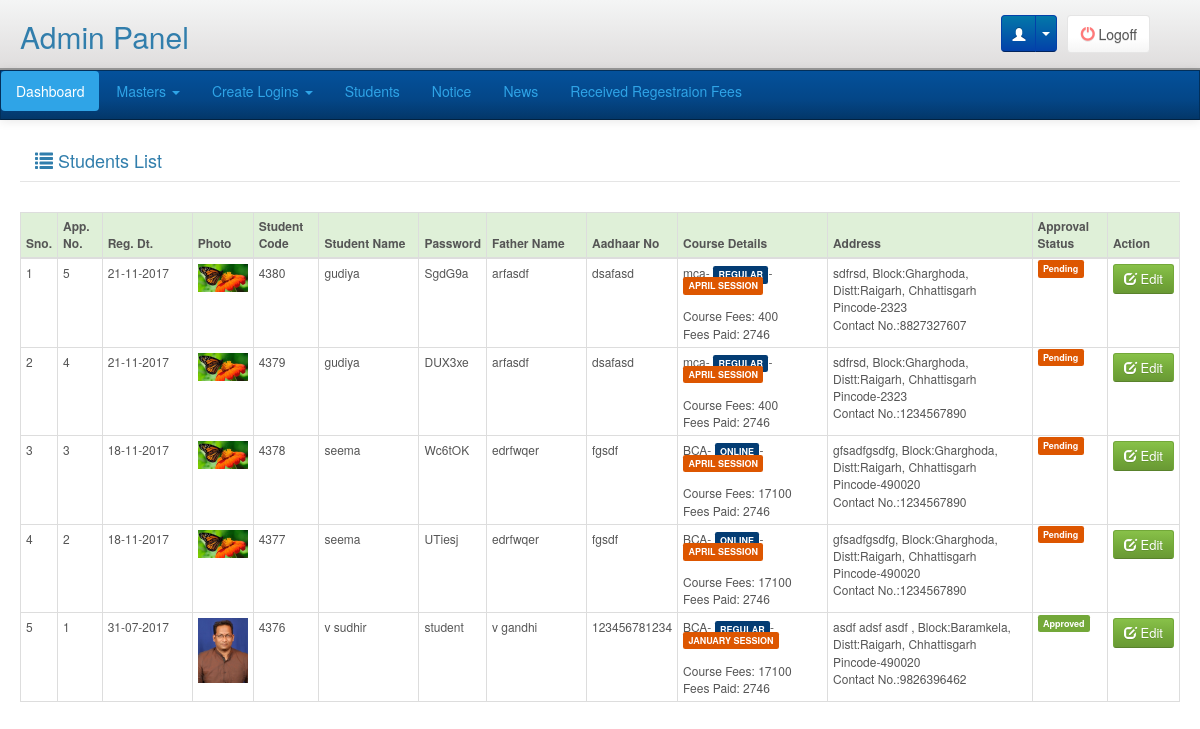
The page /adminpanel/students/index.php (signed in) on the database as committed earlier.
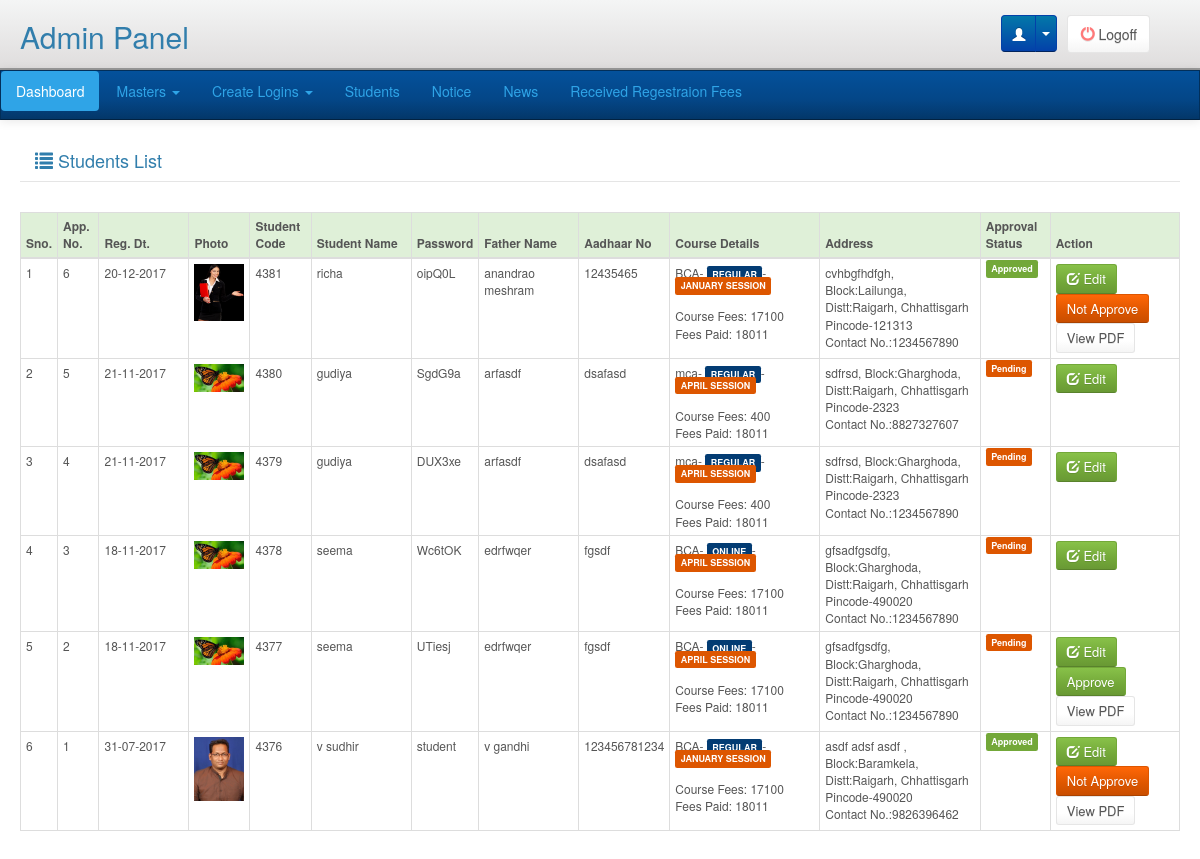
The same page on the database as committed later.
### tables this page shows
CREATE TABLE `student_master` (
  `Student_Id` int(11) NOT NULL,
  `Reg_Date` date NOT NULL,
  `Application_No` int(11) NOT NULL,
  `Student_Code` int(11) NOT NULL,
  `Password` varchar(50) NOT NULL,
  `Student_Name` varchar(75) NOT NULL,
  `DOB` date NOT NULL,
  `Gender` tinyint(4) NOT NULL,
  `Father_Name` varchar(75) NOT NULL,
  `Mother_Name` varchar(75) NOT NULL,
  `Religion` varchar(10) NOT NULL,
  `Caste` varchar(10) NOT NULL,
  `Phisical_Status` tinyint(4) NOT NULL,
  `Aadhaar_No` varchar(15) NOT NULL,
  `Education` varchar(15) NOT NULL,
  `Course_Id` smallint(6) NOT NULL,
  `Mode` varchar(15) NOT NULL,
  `Session` varchar(15) NOT NULL,
  `About_Fee_Deposite` text NOT NULL,
  `Block_Id` int(11) NOT NULL,
  `Address` varchar(300) NOT NULL,
  `Pincode` varchar(15) NOT NULL,
  `Contact_No` varchar(15) NOT NULL,
  `Email` varchar(50) NOT NULL,
  `Bank_Name` varchar(75) NOT NULL,
  `Acc_holder_name` varchar(100) NOT NULL,
  `Account_No` varchar(30) NOT NULL,
  `Bank_Address` varchar(300) NOT NULL,
  `IFSC_Code` varchar(20) NOT NULL,
  `Photo` varchar(75) NOT NULL,
  `Signature` varchar(75) NOT NULL,
  `Gaurdian_Signature` varchar(75) NOT NULL,
  `CM_Id` smallint(6) NOT NULL,
  `Reference` varchar(75) NOT NULL,
  `Registration_No` int(11) NOT NULL,
  `Approval_Status` tinyint(4) NOT NULL,
  `Payment_Status` int(11) NOT NULL COMMENT '//1 for paid '
);

CREATE TABLE `course_master` (
  `Course_Id` smallint(6) NOT NULL,
  `Course_Name` varchar(50) NOT NULL,
  `Application_Fee` int(11) NOT NULL,
  `Learning_Fee` int(11) NOT NULL,
  `Registration_Fee` int(11) NOT NULL,
  `Exam_Fee` int(11) NOT NULL
);

CREATE TABLE `block_master` (
  `Block_Id` int(11) NOT NULL,
  `Block_Name` varchar(50) NOT NULL,
  `District_Id` smallint(6) NOT NULL
);

CREATE TABLE `district_master` (
  `District_Id` smallint(6) NOT NULL,
  `State_Id` tinyint(4) NOT NULL,
  `District_Name` varchar(100) NOT NULL
);

CREATE TABLE `state_master` (
  `State_Id` tinyint(4) NOT NULL,
  `State_Name` varchar(100) NOT NULL
);

### libraries/classes/DBConn.php (called while the page is built, shortened)
<?php
class DBConn  extends Conn {
	 function ExecuteQuery($userQuery)
	{
		$result= mysql_query($userQuery);
                $num_fields = mysql_num_fields($result);
				$obj = array();
				$x=1;
				while($row=mysql_fetch_array($result)){
				  for($j=0;$j<$num_fields;$j++){
					 $name = mysql_field_name($result, $j);
					 $obj[$x][$name]=$row[$name];
					}
					$x++;
					}
     return $obj;
	}
}
?>

### adminpanel/students/index.php (the view, shortened to what the changed rows need)
<?php
require_once(PATH_LIBRARIES.'/classes/DBConn.php');
include(PATH_ADMIN_INCLUDE.'/header.php');
$db = new DBConn();
$getstudent=$db->ExecuteQuery("SELECT Student_Id, DATE_FORMAT(Reg_Date,'%d-%m-%Y') AS Reg_Date, Application_No, Student_Code, Student_Name, Password,  Father_Name, Aadhaar_No, Course_Name, Mode, Session, CASE WHEN Mode='regular' THEN (Learning_Fee + Registration_Fee + Exam_Fee+Application_Fee) WHEN Mode='online' THEN (Learning_Fee + Registration_Fee + Exam_Fee+Application_Fee) WHEN Mode='private' THEN Exam_Fee+Application_Fee END AS Total_Fees, (SELECT SUM(Paid_Amt) FROM fees_payment WHERE Student_Id IN(SELECT Student_Id FROM student_master)) AS Paid_Amt, Address, Block_Name, District_Name, State_Name, Pincode, Contact_No, Email, Bank_Name, Account_No, Bank_Address, IFSC_Code, Photo, Signature, Gaurdian_Signature, CASE WHEN Approval_Status=0 THEN 'Pending' WHEN Approval_Status=1 THEN 'Approved' WHEN Approval_Status=2 THEN 'Cancelled' END Approval_Status
FROM student_master st
LEFT JOIN course_master c ON st.Course_Id = c.Course_Id
LEFT JOIN block_master b ON st.Block_Id = b.Block_Id
LEFT JOIN district_master d ON b.District_Id = d.District_Id
LEFT JOIN state_master s ON d.State_Id = s.State_Id
ORDER BY Student_Id DESC");
$get_list=$db->ExecuteQuery("select sent_reg_fees_details.Student_Id from sent_reg_fees_details left join sent_reg_fees on sent_reg_fees_details.Sent_Id=sent_reg_fees.Sent_Id where sent_reg_fees.Appr_Status=1");
if($get_list)
{
foreach($get_list as $s_id)
{
$studentid[]= $s_id['Student_Id'];
}
}
?>
<div class="main">
    <div class="table-responsive" style="overflow: auto;">
            	<table class="table table-hover table-bordered table-condensed" >
                  <thead>
                    <tr class="success">
                      <th>Sno.</th>
                      <th>App. No.</th>
                      <th width="90">Reg. Dt.</th>
                      <th>Photo</th>
                      <th>Student Code</th>
                      <th width="100">Student Name</th>
                      <th>Password</th>
                      <th width="100">Father Name</th>
                      <th>Aadhaar No</th>
                      <th width="150">Course Details</th>
                      <th>Address</th>
                      <th>Approval Status</th>
                      <th>Action</th>
                    </tr>
                  </thead>
                  <tbody>
                    <?php
                        $i=1;
                        foreach($getstudent as $getstudentVal)
                        {
                        if(!empty($studentid))
                        {
                        if(in_array($getstudentVal['Student_Id'],$studentid))
                        {
                          $payment_staus=1;
                        }
                        else
                        {
                          $payment_staus=0;
                        }
                        }
                        else
                        {$payment_staus=0;}
                          ?>
                    <tr>
                      <td><?php echo $i;?></td>
                      <td><?php echo $getstudentVal['Application_No']; ?></td>
                      <td><?php echo $getstudentVal['Reg_Date']; ?></td>
                      <td><img width="50px;" src="<?php echo PATH_DATA_IMAGE ?>/student/thumb/<?php echo $getstudentVal['Photo'];?>" alt="" /></td>
                      <td><?php echo $getstudentVal['Student_Code'];?></td>
                      <td><?php echo $getstudentVal['Student_Name'];?></td>
                      <td><?php echo $getstudentVal['Password'];?></td>
                      <td><?php echo $getstudentVal['Father_Name'];?></td>
                      <td><?php echo $getstudentVal['Aadhaar_No'];?></td>
                      <td><?php echo $getstudentVal['Course_Name'].'- <span class="label label-info">'.strtoupper($getstudentVal['Mode']).'</span>- <span class="label label-warning">'.strtoupper($getstudentVal['Session']).' SESSION</span><br><br>Course Fees: '.$getstudentVal['Total_Fees'].'<br>Fees Paid: '.$getstudentVal['Paid_Amt'];?></td>
                      <td><?php echo $getstudentVal['Address'].', Block:'.$getstudentVal['Block_Name'].', Distt:'.$getstudentVal['District_Name'].', '.$getstudentVal['State_Name'].' Pincode-'.$getstudentVal['Pincode'];?><br />Contact No.:<?php echo $getstudentVal['Contact_No'] ?></td>
                      <td><span class="label <?php echo $getstudentVal['Approval_Status']=='Pending'?'label-warning': ($getstudentVal['Approval_Status']=='Approved'?'label-success':'label-danger');?>"><?php echo $getstudentVal['Approval_Status'];?></span></td>
                      <td>
                        <button type="button" id="editbtn" class="btn btn-success btn-sm" onClick="window.location.href='edit_student.php?id=<?php echo $getstudentVal['Student_Id'];?>'" > <span class="glyphicon glyphicon-edit"></span> Edit </button>
                      <?php if($getstudentVal['Approval_Status']=='Approved' && $payment_staus=='1'){ ?>
                      <button type="button" id="<?php echo $getstudentVal['Student_Id']; ?>" class="btn btn-xs btn-warning approve_status">Not Approve</button>
                     <a href="view_pdf.php?k=<?php echo $getstudentVal['Student_Id']; ?>"> <button type="button" id="pdf-<?php echo $getstudentVal['Student_Id']; ?>" class="btn btn-xs btn-default status">View PDF</button>
                     </a>
                      <?php } ?>
                        <?php if($getstudentVal['Approval_Status']=='Pending' && $payment_staus=='1'){ ?>
                      <button type="button" id="<?php echo $getstudentVal['Student_Id']; ?>" class="btn btn-xs btn-success status">Approve</button>
                    <a href="view_pdf.php?k=<?php echo $getstudentVal['Student_Id']; ?>"> <button type="button" id="pdf-<?php echo $getstudentVal['Student_Id']; ?>" class="btn btn-xs btn-default status">View PDF</button>
                      <?php } ?>
                      </td>
                    </tr>
                    <?php $i++;} ?>
                  </tbody>
                </table>
            </div>
</div>

Rows that differ between the two databases and show on the page:
added student_master: Application_No "6", Reg_Date "20-12-2017", Photo (picture), Student_Code "4381", Student_Name "richa", Password "oipQ0L", Father_Name "anandrao meshram", Aadhaar_No "12435465", Course_Id.Course_Name "BCA", Mode "REGULAR", Session "JANUARY", Total_Fees "17100", Paid_Amt "18011", Address "cvhbgfhdfgh", Block_Id.Block_Name "Lailunga", district_master.District_Name "Raigarh", state_master.State_Name "Chhattisgarh", Pincode "121313", Contact_No "1234567890", Approval_Status "Approved"
changed student_master "SgdG9a": Paid_Amt "2746" → "18011"
changed student_master "DUX3xe": Paid_Amt "2746" → "18011"
computed for student_master "Wc6tOK": Paid_Amt "2746" → "18011"
changed student_master "UTiesj": Paid_Amt "2746" → "18011"; now shows "Approve View PDF"
changed student_master "v sudhir": Paid_Amt "2746" → "18011"; now shows "Not Approve View PDF"
